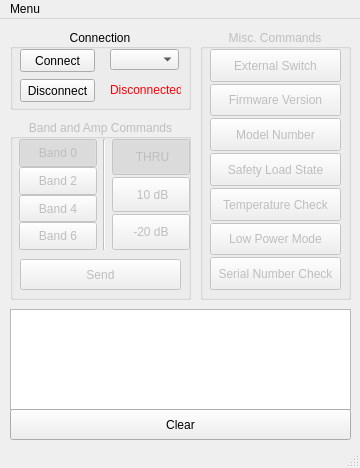
<?xml version="1.0" encoding="UTF-8"?>
<ui version="4.0">
 <class>MainWindow</class>
 <widget class="QMainWindow" name="MainWindow">
  <property name="geometry">
   <rect>
    <x>0</x>
    <y>0</y>
    <width>360</width>
    <height>468</height>
   </rect>
  </property>
  <property name="minimumSize">
   <size>
    <width>360</width>
    <height>468</height>
   </size>
  </property>
  <property name="maximumSize">
   <size>
    <width>360</width>
    <height>468</height>
   </size>
  </property>
  <property name="windowTitle">
   <string>Lexatys Simple Controller</string>
  </property>
  <widget class="QWidget" name="centralwidget">
   <widget class="QGroupBox" name="connection_group">
    <property name="geometry">
     <rect>
      <x>10</x>
      <y>10</y>
      <width>181</width>
      <height>81</height>
     </rect>
    </property>
    <property name="title">
     <string>Connection</string>
    </property>
    <property name="alignment">
     <set>Qt::AlignCenter</set>
    </property>
    <widget class="QPushButton" name="connect_button">
     <property name="geometry">
      <rect>
       <x>10</x>
       <y>20</y>
       <width>75</width>
       <height>23</height>
      </rect>
     </property>
     <property name="text">
      <string>Connect</string>
     </property>
    </widget>
    <widget class="QPushButton" name="disconnect_button">
     <property name="geometry">
      <rect>
       <x>10</x>
       <y>50</y>
       <width>75</width>
       <height>23</height>
      </rect>
     </property>
     <property name="text">
      <string>Disconnect</string>
     </property>
    </widget>
    <widget class="QComboBox" name="com_choice">
     <property name="geometry">
      <rect>
       <x>100</x>
       <y>20</y>
       <width>69</width>
       <height>21</height>
      </rect>
     </property>
    </widget>
    <widget class="QLabel" name="connection_label">
     <property name="geometry">
      <rect>
       <x>100</x>
       <y>50</y>
       <width>71</width>
       <height>21</height>
      </rect>
     </property>
     <property name="styleSheet">
      <string notr="true">color: rgb(255, 0, 4);</string>
     </property>
     <property name="text">
      <string>Disconnected!</string>
     </property>
    </widget>
   </widget>
   <widget class="QGroupBox" name="band_amp_commands">
    <property name="enabled">
     <bool>false</bool>
    </property>
    <property name="geometry">
     <rect>
      <x>10</x>
      <y>100</y>
      <width>181</width>
      <height>181</height>
     </rect>
    </property>
    <property name="title">
     <string>Band and Amp Commands</string>
    </property>
    <property name="alignment">
     <set>Qt::AlignCenter</set>
    </property>
    <widget class="QWidget" name="horizontalLayoutWidget">
     <property name="geometry">
      <rect>
       <x>9</x>
       <y>20</y>
       <width>171</width>
       <height>111</height>
      </rect>
     </property>
     <layout class="QHBoxLayout" name="band_amp_group">
      <item>
       <layout class="QVBoxLayout" name="band_group">
        <property name="spacing">
         <number>0</number>
        </property>
        <item>
         <widget class="QPushButton" name="band_radio_1">
          <property name="sizePolicy">
           <sizepolicy hsizetype="Minimum" vsizetype="Minimum">
            <horstretch>0</horstretch>
            <verstretch>0</verstretch>
           </sizepolicy>
          </property>
          <property name="text">
           <string>Band 0</string>
          </property>
          <property name="checkable">
           <bool>true</bool>
          </property>
          <property name="checked">
           <bool>true</bool>
          </property>
          <attribute name="buttonGroup">
           <string notr="true">Bypass_group</string>
          </attribute>
         </widget>
        </item>
        <item>
         <widget class="QPushButton" name="band_radio_3">
          <property name="sizePolicy">
           <sizepolicy hsizetype="Minimum" vsizetype="Minimum">
            <horstretch>0</horstretch>
            <verstretch>0</verstretch>
           </sizepolicy>
          </property>
          <property name="text">
           <string>Band 2</string>
          </property>
          <property name="checkable">
           <bool>true</bool>
          </property>
          <attribute name="buttonGroup">
           <string notr="true">Bypass_group</string>
          </attribute>
         </widget>
        </item>
        <item>
         <widget class="QPushButton" name="band_radio_5">
          <property name="sizePolicy">
           <sizepolicy hsizetype="Minimum" vsizetype="Minimum">
            <horstretch>0</horstretch>
            <verstretch>0</verstretch>
           </sizepolicy>
          </property>
          <property name="text">
           <string>Band 4</string>
          </property>
          <property name="checkable">
           <bool>true</bool>
          </property>
          <attribute name="buttonGroup">
           <string notr="true">Bypass_group</string>
          </attribute>
         </widget>
        </item>
        <item>
         <widget class="QPushButton" name="band_radio_7">
          <property name="sizePolicy">
           <sizepolicy hsizetype="Minimum" vsizetype="Minimum">
            <horstretch>0</horstretch>
            <verstretch>0</verstretch>
           </sizepolicy>
          </property>
          <property name="text">
           <string>Band 6</string>
          </property>
          <property name="checkable">
           <bool>true</bool>
          </property>
          <attribute name="buttonGroup">
           <string notr="true">Bypass_group</string>
          </attribute>
         </widget>
        </item>
       </layout>
      </item>
      <item>
       <widget class="Line" name="line">
        <property name="orientation">
         <enum>Qt::Vertical</enum>
        </property>
       </widget>
      </item>
      <item>
       <layout class="QVBoxLayout" name="amp_group">
        <property name="spacing">
         <number>2</number>
        </property>
        <item>
         <widget class="QPushButton" name="amp_radio_1">
          <property name="sizePolicy">
           <sizepolicy hsizetype="Minimum" vsizetype="Minimum">
            <horstretch>0</horstretch>
            <verstretch>0</verstretch>
           </sizepolicy>
          </property>
          <property name="text">
           <string> THRU</string>
          </property>
          <property name="checkable">
           <bool>true</bool>
          </property>
          <property name="checked">
           <bool>true</bool>
          </property>
          <attribute name="buttonGroup">
           <string notr="true">Amp_group</string>
          </attribute>
         </widget>
        </item>
        <item>
         <widget class="QPushButton" name="amp_radio_2">
          <property name="sizePolicy">
           <sizepolicy hsizetype="Minimum" vsizetype="Minimum">
            <horstretch>0</horstretch>
            <verstretch>0</verstretch>
           </sizepolicy>
          </property>
          <property name="text">
           <string> 10 dB</string>
          </property>
          <property name="checkable">
           <bool>true</bool>
          </property>
          <attribute name="buttonGroup">
           <string notr="true">Amp_group</string>
          </attribute>
         </widget>
        </item>
        <item>
         <widget class="QPushButton" name="amp_radio_3">
          <property name="sizePolicy">
           <sizepolicy hsizetype="Minimum" vsizetype="Minimum">
            <horstretch>0</horstretch>
            <verstretch>0</verstretch>
           </sizepolicy>
          </property>
          <property name="text">
           <string>-20 dB</string>
          </property>
          <property name="checkable">
           <bool>true</bool>
          </property>
          <attribute name="buttonGroup">
           <string notr="true">Amp_group</string>
          </attribute>
         </widget>
        </item>
       </layout>
      </item>
     </layout>
    </widget>
    <widget class="QPushButton" name="band_amp_button">
     <property name="geometry">
      <rect>
       <x>10</x>
       <y>140</y>
       <width>161</width>
       <height>31</height>
      </rect>
     </property>
     <property name="text">
      <string>Send</string>
     </property>
     <property name="shortcut">
      <string>Return, Enter</string>
     </property>
    </widget>
   </widget>
   <widget class="QGroupBox" name="misc_group">
    <property name="enabled">
     <bool>false</bool>
    </property>
    <property name="geometry">
     <rect>
      <x>200</x>
      <y>10</y>
      <width>151</width>
      <height>271</height>
     </rect>
    </property>
    <property name="title">
     <string>Misc. Commands</string>
    </property>
    <property name="alignment">
     <set>Qt::AlignCenter</set>
    </property>
    <widget class="QWidget" name="verticalLayoutWidget_3">
     <property name="geometry">
      <rect>
       <x>10</x>
       <y>20</y>
       <width>131</width>
       <height>241</height>
      </rect>
     </property>
     <layout class="QVBoxLayout" name="misc_layout">
      <property name="spacing">
       <number>2</number>
      </property>
      <item>
       <widget class="QPushButton" name="external_button">
        <property name="sizePolicy">
         <sizepolicy hsizetype="Minimum" vsizetype="Minimum">
          <horstretch>0</horstretch>
          <verstretch>0</verstretch>
         </sizepolicy>
        </property>
        <property name="text">
         <string>External Switch</string>
        </property>
       </widget>
      </item>
      <item>
       <widget class="QPushButton" name="firmware_button">
        <property name="sizePolicy">
         <sizepolicy hsizetype="Minimum" vsizetype="Minimum">
          <horstretch>0</horstretch>
          <verstretch>0</verstretch>
         </sizepolicy>
        </property>
        <property name="text">
         <string>Firmware Version</string>
        </property>
       </widget>
      </item>
      <item>
       <widget class="QPushButton" name="model_button">
        <property name="sizePolicy">
         <sizepolicy hsizetype="Minimum" vsizetype="Minimum">
          <horstretch>0</horstretch>
          <verstretch>0</verstretch>
         </sizepolicy>
        </property>
        <property name="text">
         <string>Model Number</string>
        </property>
       </widget>
      </item>
      <item>
       <widget class="QPushButton" name="SLS_button">
        <property name="sizePolicy">
         <sizepolicy hsizetype="Minimum" vsizetype="Minimum">
          <horstretch>0</horstretch>
          <verstretch>0</verstretch>
         </sizepolicy>
        </property>
        <property name="text">
         <string>Safety Load State</string>
        </property>
       </widget>
      </item>
      <item>
       <widget class="QPushButton" name="tem_button">
        <property name="sizePolicy">
         <sizepolicy hsizetype="Minimum" vsizetype="Minimum">
          <horstretch>0</horstretch>
          <verstretch>0</verstretch>
         </sizepolicy>
        </property>
        <property name="text">
         <string>Temperature Check</string>
        </property>
       </widget>
      </item>
      <item>
       <widget class="QPushButton" name="LPM_button">
        <property name="sizePolicy">
         <sizepolicy hsizetype="Minimum" vsizetype="Minimum">
          <horstretch>0</horstretch>
          <verstretch>0</verstretch>
         </sizepolicy>
        </property>
        <property name="text">
         <string>Low Power Mode</string>
        </property>
       </widget>
      </item>
      <item>
       <widget class="QPushButton" name="serial_button">
        <property name="sizePolicy">
         <sizepolicy hsizetype="Minimum" vsizetype="Minimum">
          <horstretch>0</horstretch>
          <verstretch>0</verstretch>
         </sizepolicy>
        </property>
        <property name="text">
         <string>Serial Number Check</string>
        </property>
       </widget>
      </item>
     </layout>
    </widget>
   </widget>
   <widget class="QPlainTextEdit" name="command_output">
    <property name="geometry">
     <rect>
      <x>10</x>
      <y>290</y>
      <width>341</width>
      <height>101</height>
     </rect>
    </property>
    <property name="font">
     <font>
      <family>Times New Roman</family>
      <pointsize>10</pointsize>
     </font>
    </property>
    <property name="readOnly">
     <bool>true</bool>
    </property>
   </widget>
   <widget class="QPushButton" name="clear_button">
    <property name="geometry">
     <rect>
      <x>10</x>
      <y>390</y>
      <width>341</width>
      <height>31</height>
     </rect>
    </property>
    <property name="sizePolicy">
     <sizepolicy hsizetype="Minimum" vsizetype="Minimum">
      <horstretch>0</horstretch>
      <verstretch>0</verstretch>
     </sizepolicy>
    </property>
    <property name="text">
     <string>Clear</string>
    </property>
   </widget>
  </widget>
  <widget class="QMenuBar" name="menubar">
   <property name="geometry">
    <rect>
     <x>0</x>
     <y>0</y>
     <width>360</width>
     <height>21</height>
    </rect>
   </property>
   <widget class="QMenu" name="menuMenu">
    <property name="title">
     <string>Menu</string>
    </property>
    <addaction name="actionAdvanced_Mode"/>
    <addaction name="actionRefresh_COM_Ports"/>
    <addaction name="separator"/>
    <addaction name="actionQuit"/>
   </widget>
   <addaction name="menuMenu"/>
  </widget>
  <widget class="QStatusBar" name="statusbar"/>
  <action name="actionAdvanced_Mode">
   <property name="checkable">
    <bool>true</bool>
   </property>
   <property name="checked">
    <bool>false</bool>
   </property>
   <property name="text">
    <string>Advanced Mode</string>
   </property>
  </action>
  <action name="actionQuit">
   <property name="text">
    <string>Quit</string>
   </property>
  </action>
  <action name="actionRefresh_COM_Ports">
   <property name="text">
    <string>Refresh COM Ports</string>
   </property>
   <property name="shortcut">
    <string>Ctrl+R</string>
   </property>
  </action>
 </widget>
 <resources/>
 <connections>
  <connection>
   <sender>clear_button</sender>
   <signal>clicked()</signal>
   <receiver>command_output</receiver>
   <slot>clear()</slot>
   <hints>
    <hint type="sourcelabel">
     <x>310</x>
     <y>387</y>
    </hint>
    <hint type="destinationlabel">
     <x>180</x>
     <y>346</y>
    </hint>
   </hints>
  </connection>
  <connection>
   <sender>actionQuit</sender>
   <signal>triggered()</signal>
   <receiver>MainWindow</receiver>
   <slot>close()</slot>
   <hints>
    <hint type="sourcelabel">
     <x>-1</x>
     <y>-1</y>
    </hint>
    <hint type="destinationlabel">
     <x>179</x>
     <y>281</y>
    </hint>
   </hints>
  </connection>
 </connections>
 <buttongroups>
  <buttongroup name="Bypass_group"/>
  <buttongroup name="Amp_group"/>
 </buttongroups>
</ui>
